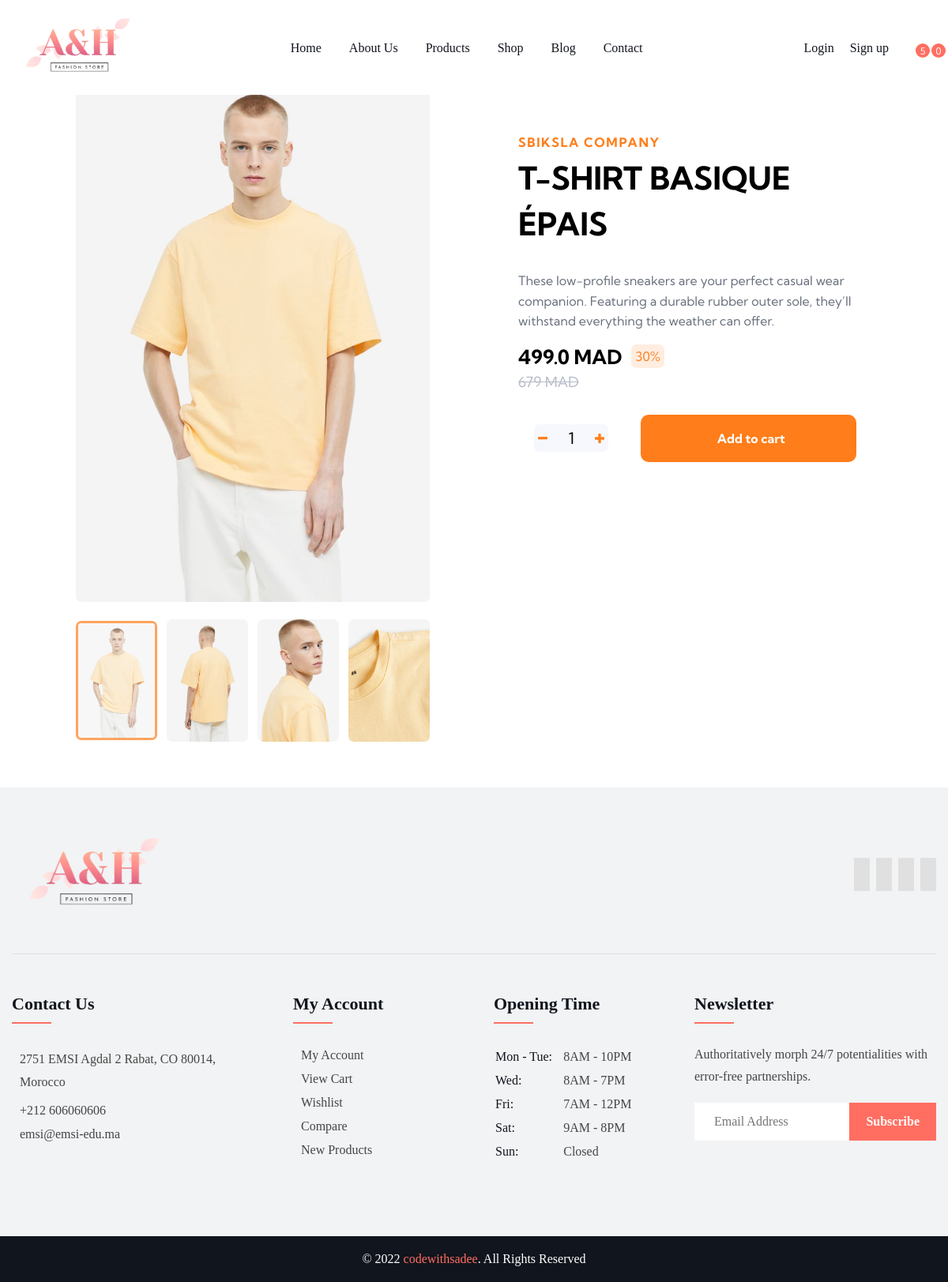
The page /product/18/ on the database its author committed.
### myapp/models.py (models this page shows, shortened)
class Product(models.Model):
    choicesGender = [
        ("Men", "Men"),
        ("Women", "Women"),
        ("Men & Women", "Men & Women"),  # value , adminValue
    ]
    choicesType = [
        ("Chemise", "Chemise"),
        ("T-shirt", "T-shirt"),
        ("T-Pantalons", "T-Pantalons"),
        ("T-Manteaux ", "T-Manteaux "),
        ("pyjama", "pyjama"),
    ]
    name = models.CharField(max_length=200)
    price = models.FloatField()
    digital = models.BooleanField(default=False, null=True, blank=True)
    gender = models.CharField(
        max_length=50, null=True, blank=True, choices=choicesGender
    )
    type = models.CharField(max_length=50, null=True, blank=True, choices=choicesType)
    image = models.ImageField(null=True, blank=True)

class ProductImage(models.Model):
    product = models.ForeignKey(Product, on_delete=models.CASCADE)
    image_product = models.ImageField(null=True, blank=True)

### myapp/views.py (the view)
# urls.py: path("product/<int:product_id>/", views.product_page, name="product_page"),
def product_page(request, product_id):
    if request.user.is_authenticated:
        customer = request.user.customer
        order, created = Order.objects.get_or_create(customer=customer, complete=False)
        items = order.orderitem_set.all()
        cartItems = order.get_cart_items
    else:
        items = []
        order = {"get_cart_total": 0, "get_cart_items": 0}
        cartItems = order["get_cart_items"]
    product = get_object_or_404(Product, pk=product_id)
    context = {"product": product, "cartItems": cartItems}
    context["images"] = product.productimage_set.all()
    return render(request, "pages/product_page.html", context)

### templates/pages/product_page.html (shortened to what this page needs)
{% extends 'base.html' %} {% block content %} {% load static %}
<!DOCTYPE html>
<html lang="en">
  <head>
  </head>
  <body>
    <div class="container">
      <div class="row">
        <div class="col-2">
          <img
            style="width: 500px"
            src="{{ product.image.url }}"
            alt="{{ product.name }}"
            id="emphasisPicture"
          />
          <div class="smallImg">
            {% for image in images %}
            <div class="col-4">
              <img
                src="{{ image.image_product.url }}"
                alt="{{ product.name }}"
                class="smallpictures{% if forloop.first %} active{% endif %}"
                data-src="{{ image.image_product.url }}"
              />
            </div>
            {% endfor %}
          </div>
        </div>
        <div class="col-2">
          <small class="companyName"> SbiksLa Company </small>
          <h2>{{product.name}}</h2>
          <p>
            These low-profile sneakers are your perfect casual wear companion.
            Featuring a durable rubber outer sole, they’ll withstand everything
            the weather can offer.
          </p>
          <div class="price">
            <span class="productValue">{{product.price}} MAD</span>
            <span class="percentage"> 30%</span>
          </div>
          <span class="totalValue"> {{product.price}} </span>
          <div class="buttonsRow">
            <div class="increment">
              <img src="{% static 'image/icon-minus.svg' %}" id="minus" />
              <input
                class="quantity-input"
                type="number"
                name="totalItems"
                id="totalItems"
                value="1"
              />
              <img src="{% static 'image/icon-plus.svg' %}" id="plus" />
            </div>
            <div class="callToAction">
              <button
                id="btn"
                class="add-to-cart-btn update-cart"
                data-product="{{product.id}}"
                data-action="add"
              >
                 Add to cart
              </button>
            </div>
          </div>
        </div>
      </div>
    </div>
  </body>
</html>
{% endblock content %}

### PFA/static/css/navbar.css (style rules this page uses)
:root { --maximum-blue-green_10: hsla(185, 75%, 45%, 0.1); --rich-black-fogra-29: hsl(217, 28%, 9%); --gray-x-11-gray: hsl(0, 0%, 74%); --oxford-blue_60: hsla(230, 41%, 14%, 0.6); --bittersweet: hsl(5, 100%, 69%); --smoky-black: rgb(7, 6, 1); --gainsboro: hsl(0, 0%, 88%); --black_90: hsla(0, 0%, 0%, 0.9); --cultured: hsl(200, 12%, 95%); --salmon: hsl(5, 100%, 73%); --white: hsl(0, 0%, 100%); --black: hsl(0, 0%, 0%); --onyx: hsl(0, 0%, 27%); --ff-roboto: 'GFS Didot', serif; --ff-josefin-sans: 'GFS Didot', serif; --fs-1: 3rem; --fs-2: 2.6rem; --fs-3: 2.2rem; --fs-4: 2rem; --fs-5: 1.8rem; --fs-6: 1.6rem; --fs-7: 1.4rem; --fs-8: 1.2rem; --fw-300: 300; --fw-500: 500; --fw-600: 600; --fw-700: 700; --transition-1: 0.25s ease; --transition-2: 0.5s ease; --cubic-out: cubic-bezier(0.51, 0.03, 0.64, 0.28); --cubic-in: cubic-bezier(0.33, 0.85, 0.56, 1.02); --section-padding: 60px; }
*, *::before, *::after { margin: 0; padding: 0; box-sizing: border-box; }
button, input { font: inherit; background: none; border: none; }
input { width: 100%; }
button { cursor: pointer; }
html { font-family: var(--ff-josefin-sans); font-size: 10px; scroll-behavior: smooth; }
body { background: var(--white); font-size: 1.6rem; padding-block-start: 90px; }
.container { padding-inline: 15px; }

### templates/pages/product_page.html (style rules this page uses)
input[type=number] { -moz-appearance: textfield; }
:root { --kumbhFont: 'Kumbh Sans', sans-serif; --regular: 400; --bold: 700; --heading: 48.83px; --subHeading: 39.06px --h3Heading: 31.25px --paragraph: 16px; --orange: hsl(26, 100%, 55%); --paleOrange: hsl(25, 100%, 94%); }
body { height: 100vh; width: 100%; font-family: var(--kumbhFont); margin-bottom: 10%; }
.row { display: flex; justify-content: space-around; margin-bottom: 5%; padding: 0 25px; }
.col-2 { flex-basis: 40%; min-width: 300px; }
.col-2 #emphasisPicture { max-width: 100%; border-radius: 7px; cursor: pointer; }
.smallImg { margin-top: 5%; display: flex; align-items: center; justify-content: space-between; }
.smallImg .col-4 { flex-basis: 23%; }
.smallImg .col-4 img { width: 100%; border-radius: 7px; cursor: pointer; }
.smallImg .col-4 img.active { opacity: 0.7; border: 3px solid var(--orange); cursor: default; }
.col-2 .companyName { display: block; font-size: var(--h3Heading); color: var(--orange); font-weight: var(--bold); letter-spacing: 0.1em; margin-top: 80px; margin-bottom: 7px; text-transform: uppercase; }
.col-2 h2 { font-size: 40px; font-weight: var(--bold); line-height: 58px; margin-bottom: 30px; }
.col-2 p { font-size: var(--paragraph); color: hsl(219, 9%, 45%); font-weight: var(--regular); line-height: 25.6px; }
.col-2 .price { display: flex; margin: 16px 0 5px; align-items: center; }
.col-2 .price .productValue { display: block; font-weight: var(--bold); font-size: 25px; margin-right: 12px; }
.col-2 .price .percentage { display: block; padding: 5px; background: var(--paleOrange); color: var(--orange); border-radius: 7px; }
.col-2 .totalValue { display: block; text-decoration: line-through; color: hsl(220, 14%, 75%); font-size: 18px; }
.col-2 .buttonsRow { margin-top: 30px; width: 100%; display: flex; align-items: center; justify-content: space-around; }
.increment { padding: 5px; background: #f7f8fd; display: flex; flex-direction: row; align-items: center; justify-content: center; border-radius: 7px; }
.increment input { background: #f7f8fd; width: 60px; font-size: 20px; border: none; outline: none; text-align: center; }
.increment img { cursor: pointer; }
.col-2 .buttonsRow .callToAction { position: relative; }
.col-2 .buttonsRow .callToAction button { border: none; background: var(--orange); color: #fff; padding: 20px 90px; cursor: pointer; border-radius: 10px; font-weight: var(--bold); text-align: center; }

### rows shown on the page
Product: image (picture), name "T-SHIRT BASIQUE ÉPAIS", price "499.0"
ProductImage: image_product (picture)
ProductImage: image_product (picture)
ProductImage: image_product (picture)
ProductImage: image_product (picture)

### other values the page prints
{{ cartItems }} "0"
